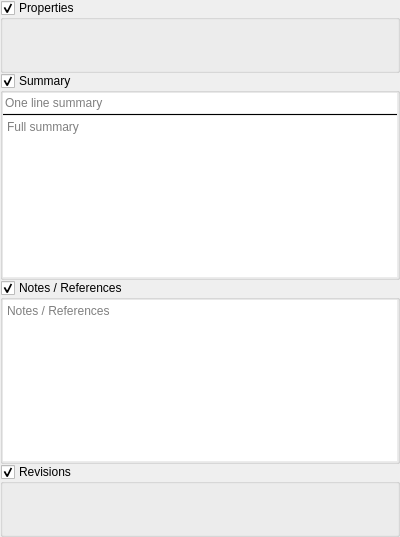
<?xml version="1.0" encoding="UTF-8"?>
<ui version="4.0">
 <class>metadataView</class>
 <widget class="QWidget" name="metadataView">
  <property name="geometry">
   <rect>
    <x>0</x>
    <y>0</y>
    <width>400</width>
    <height>537</height>
   </rect>
  </property>
  <property name="windowTitle">
   <string>Form</string>
  </property>
  <layout class="QVBoxLayout" name="verticalLayout">
   <property name="spacing">
    <number>0</number>
   </property>
   <property name="leftMargin">
    <number>0</number>
   </property>
   <property name="topMargin">
    <number>0</number>
   </property>
   <property name="rightMargin">
    <number>0</number>
   </property>
   <property name="bottomMargin">
    <number>0</number>
   </property>
   <item>
    <widget class="collapsibleGroupBox2" name="grpProperties">
     <property name="sizePolicy">
      <sizepolicy hsizetype="Preferred" vsizetype="Fixed">
       <horstretch>0</horstretch>
       <verstretch>0</verstretch>
      </sizepolicy>
     </property>
     <property name="title">
      <string>Properties</string>
     </property>
     <property name="flat">
      <bool>true</bool>
     </property>
     <property name="checkable">
      <bool>true</bool>
     </property>
     <layout class="QVBoxLayout" name="verticalLayout_28">
      <property name="spacing">
       <number>0</number>
      </property>
      <property name="leftMargin">
       <number>0</number>
      </property>
      <property name="topMargin">
       <number>0</number>
      </property>
      <property name="rightMargin">
       <number>0</number>
      </property>
      <property name="bottomMargin">
       <number>0</number>
      </property>
      <item>
       <widget class="propertiesView" name="properties" native="true">
        <property name="minimumSize">
         <size>
          <width>0</width>
          <height>50</height>
         </size>
        </property>
       </widget>
      </item>
     </layout>
    </widget>
   </item>
   <item>
    <widget class="collapsibleGroupBox2" name="grpSummary">
     <property name="title">
      <string>Summary</string>
     </property>
     <property name="flat">
      <bool>true</bool>
     </property>
     <property name="checkable">
      <bool>true</bool>
     </property>
     <layout class="QVBoxLayout" name="verticalLayout_22">
      <property name="spacing">
       <number>0</number>
      </property>
      <property name="leftMargin">
       <number>0</number>
      </property>
      <property name="topMargin">
       <number>0</number>
      </property>
      <property name="rightMargin">
       <number>0</number>
      </property>
      <property name="bottomMargin">
       <number>0</number>
      </property>
      <item>
       <widget class="lineEditView" name="txtSummarySentence">
        <property name="inputMask">
         <string/>
        </property>
        <property name="frame">
         <bool>false</bool>
        </property>
        <property name="placeholderText">
         <string>One line summary</string>
        </property>
       </widget>
      </item>
      <item>
       <widget class="Line" name="line">
        <property name="frameShadow">
         <enum>QFrame::Plain</enum>
        </property>
        <property name="lineWidth">
         <number>0</number>
        </property>
        <property name="midLineWidth">
         <number>0</number>
        </property>
        <property name="orientation">
         <enum>Qt::Horizontal</enum>
        </property>
       </widget>
      </item>
      <item>
       <widget class="MDEditCompleter" name="txtSummaryFull">
        <property name="frameShape">
         <enum>QFrame::NoFrame</enum>
        </property>
        <property name="placeholderText">
         <string>Full summary</string>
        </property>
       </widget>
      </item>
     </layout>
    </widget>
   </item>
   <item>
    <widget class="collapsibleGroupBox2" name="grpNotes">
     <property name="title">
      <string>Notes / References</string>
     </property>
     <property name="flat">
      <bool>true</bool>
     </property>
     <property name="checkable">
      <bool>true</bool>
     </property>
     <layout class="QHBoxLayout" name="horizontalLayout_29">
      <property name="spacing">
       <number>0</number>
      </property>
      <property name="leftMargin">
       <number>0</number>
      </property>
      <property name="topMargin">
       <number>0</number>
      </property>
      <property name="rightMargin">
       <number>0</number>
      </property>
      <property name="bottomMargin">
       <number>0</number>
      </property>
      <item>
       <widget class="MDEditCompleter" name="txtNotes">
        <property name="frameShape">
         <enum>QFrame::NoFrame</enum>
        </property>
        <property name="placeholderText">
         <string>Notes / References</string>
        </property>
       </widget>
      </item>
     </layout>
    </widget>
   </item>
   <item>
    <widget class="collapsibleGroupBox2" name="grpRevisions">
     <property name="title">
      <string>Revisions</string>
     </property>
     <property name="flat">
      <bool>true</bool>
     </property>
     <property name="checkable">
      <bool>true</bool>
     </property>
     <layout class="QVBoxLayout" name="verticalLayout_2">
      <property name="spacing">
       <number>0</number>
      </property>
      <property name="leftMargin">
       <number>0</number>
      </property>
      <property name="topMargin">
       <number>0</number>
      </property>
      <property name="rightMargin">
       <number>0</number>
      </property>
      <property name="bottomMargin">
       <number>0</number>
      </property>
      <item>
       <widget class="revisions" name="revisions" native="true">
        <property name="minimumSize">
         <size>
          <width>0</width>
          <height>50</height>
         </size>
        </property>
       </widget>
      </item>
     </layout>
    </widget>
   </item>
  </layout>
 </widget>
 <customwidgets>
  <customwidget>
   <class>MDEditCompleter</class>
   <extends>QTextEdit</extends>
   <header>moduskript.ui.views.MDEditCompleter.h</header>
  </customwidget>
  <customwidget>
   <class>lineEditView</class>
   <extends>QLineEdit</extends>
   <header>moduskript.ui.views.lineEditView.h</header>
  </customwidget>
  <customwidget>
   <class>collapsibleGroupBox2</class>
   <extends>QGroupBox</extends>
   <header>moduskript.ui.collapsibleGroupBox2.h</header>
   <container>1</container>
  </customwidget>
  <customwidget>
   <class>propertiesView</class>
   <extends>QWidget</extends>
   <header>moduskript.ui.views.propertiesView.h</header>
   <container>1</container>
  </customwidget>
  <customwidget>
   <class>revisions</class>
   <extends>QWidget</extends>
   <header>moduskript.ui.revisions.h</header>
   <container>1</container>
  </customwidget>
 </customwidgets>
 <resources/>
 <connections/>
</ui>
